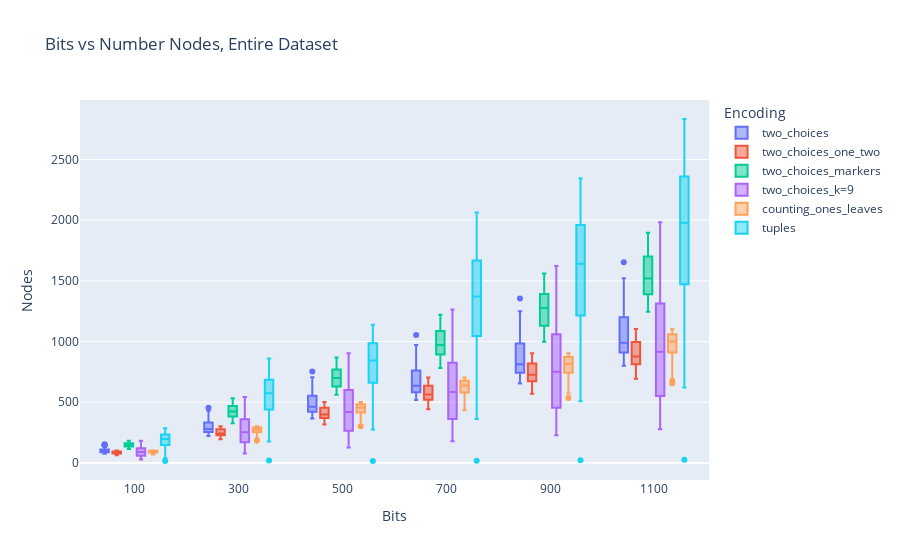
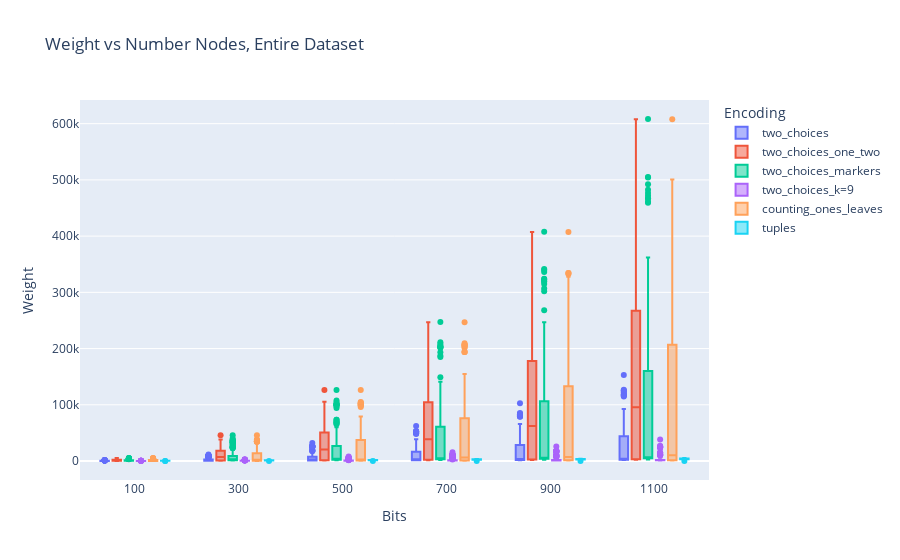
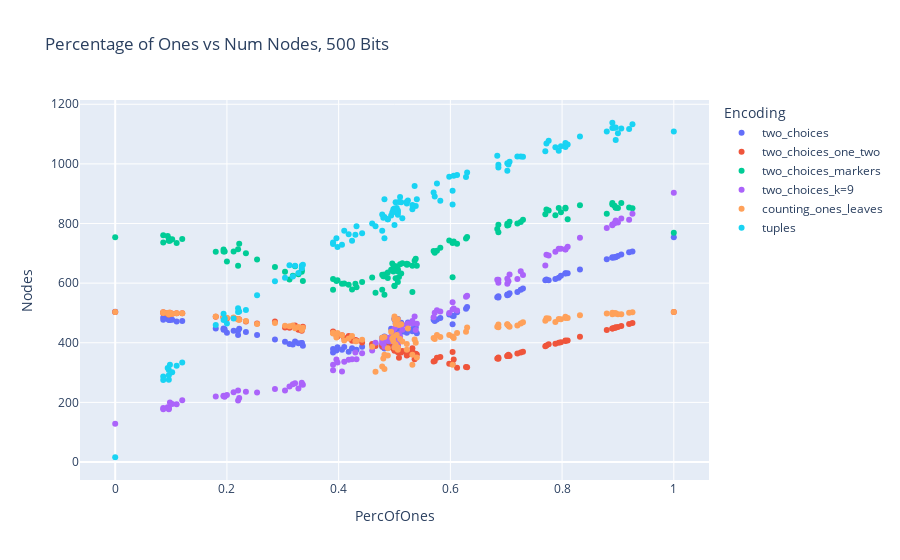
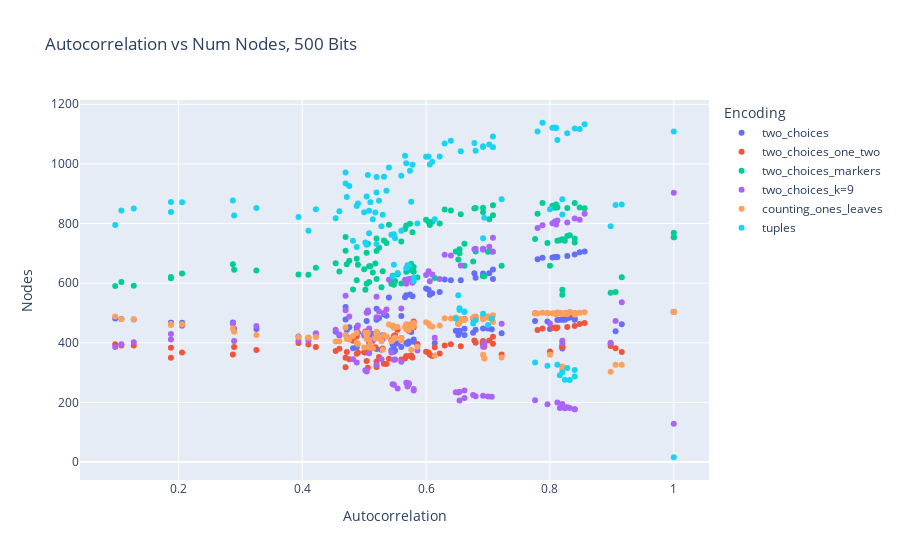

The cell these charts' notebook holds for them, in order:
### Markdown cell above
#### 4. Reports

### Code cell
fig = px.box(df, x="Bits", y="Nodes", color="Encoding", 
             title="Bits vs Number Nodes, Entire Dataset")
fig.show()

fig = px.box(df, x="Bits", y="Weight", color="Encoding", 
             title="Weight vs Number Nodes, Entire Dataset")
fig.show()

df_500 = df[df['Bits'] == 500] 
fig = px.scatter(df_500, x="PercOfOnes", y="Nodes", color="Encoding", 
             title="Percentage of Ones vs Num Nodes, 500 Bits")
fig.show()

fig = px.scatter(df_500, x="Autocorrelation", y="Nodes", color="Encoding", 
             title="Autocorrelation vs Num Nodes, 500 Bits")
fig.show()

### Figure 1 — Plotly figure (JSON) as saved in the notebook; plotly's stock layout.template omitted (floating-point values rounded to 4 significant figures; data arrays with more than 128 entries replaced by an {"elided": "..."} marker saying what was removed)
{"data": [{"alignmentgroup": "True", "hovertemplate": "Encoding=two_choices<br>Bits=%{x}<br>Nodes=%{y}<extra></extra>", "legendgroup": "two_choices", "marker": {"color": "#636efa"}, "name": "two_choices", "notched": false, "offsetgroup": "two_choices", "orientation": "v", "showlegend": true, "type": "box", "x": {"elided": "714 int values"}, "x0": " ", "xaxis": "x", "y": {"elided": "714 int values"}, "y0": " ", "yaxis": "y"}, {"alignmentgroup": "True", "hovertemplate": "Encoding=two_choices_one_two<br>Bits=%{x}<br>Nodes=%{y}<extra></extra>", "legendgroup": "two_choices_one_two", "marker": {"color": "#EF553B"}, "name": "two_choices_one_two", "notched": false, "offsetgroup": "two_choices_one_two", "orientation": "v", "showlegend": true, "type": "box", "x": {"elided": "714 int values"}, "x0": " ", "xaxis": "x", "y": {"elided": "714 int values"}, "y0": " ", "yaxis": "y"}, {"alignmentgroup": "True", "hovertemplate": "Encoding=two_choices_markers<br>Bits=%{x}<br>Nodes=%{y}<extra></extra>", "legendgroup": "two_choices_markers", "marker": {"color": "#00cc96"}, "name": "two_choices_markers", "notched": false, "offsetgroup": "two_choices_markers", "orientation": "v", "showlegend": true, "type": "box", "x": {"elided": "714 int values"}, "x0": " ", "xaxis": "x", "y": {"elided": "714 int values"}, "y0": " ", "yaxis": "y"}, {"alignmentgroup": "True", "hovertemplate": "Encoding=two_choices_k=9<br>Bits=%{x}<br>Nodes=%{y}<extra></extra>", "legendgroup": "two_choices_k=9", "marker": {"color": "#ab63fa"}, "name": "two_choices_k=9", "notched": false, "offsetgroup": "two_choices_k=9", "orientation": "v", "showlegend": true, "type": "box", "x": {"elided": "714 int values"}, "x0": " ", "xaxis": "x", "y": {"elided": "714 int values"}, "y0": " ", "yaxis": "y"}, {"alignmentgroup": "True", "hovertemplate": "Encoding=counting_ones_leaves<br>Bits=%{x}<br>Nodes=%{y}<extra></extra>", "legendgroup": "counting_ones_leaves", "marker": {"color": "#FFA15A"}, "name": "counting_ones_leaves", "notched": false, "offsetgroup": "counting_ones_leaves", "orientation": "v", "showlegend": true, "type": "box", "x": {"elided": "714 int values"}, "x0": " ", "xaxis": "x", "y": {"elided": "714 int values"}, "y0": " ", "yaxis": "y"}, {"alignmentgroup": "True", "hovertemplate": "Encoding=tuples<br>Bits=%{x}<br>Nodes=%{y}<extra></extra>", "legendgroup": "tuples", "marker": {"color": "#19d3f3"}, "name": "tuples", "notched": false, "offsetgroup": "tuples", "orientation": "v", "showlegend": true, "type": "box", "x": {"elided": "714 int values"}, "x0": " ", "xaxis": "x", "y": {"elided": "714 int values"}, "y0": " ", "yaxis": "y"}], "layout": {"boxmode": "group", "legend": {"title": {"text": "Encoding"}, "tracegroupgap": 0}, "title": {"text": "Bits vs Number Nodes, Entire Dataset"}, "xaxis": {"anchor": "y", "domain": [0, 1], "title": {"text": "Bits"}}, "yaxis": {"anchor": "x", "domain": [0, 1], "title": {"text": "Nodes"}}}}

### Figure 2 — Plotly figure (JSON) as saved in the notebook; plotly's stock layout.template omitted (floating-point values rounded to 4 significant figures; data arrays with more than 128 entries replaced by an {"elided": "..."} marker saying what was removed)
{"data": [{"alignmentgroup": "True", "hovertemplate": "Encoding=two_choices<br>Bits=%{x}<br>Weight=%{y}<extra></extra>", "legendgroup": "two_choices", "marker": {"color": "#636efa"}, "name": "two_choices", "notched": false, "offsetgroup": "two_choices", "orientation": "v", "showlegend": true, "type": "box", "x": {"elided": "714 int values"}, "x0": " ", "xaxis": "x", "y": {"elided": "714 int values"}, "y0": " ", "yaxis": "y"}, {"alignmentgroup": "True", "hovertemplate": "Encoding=two_choices_one_two<br>Bits=%{x}<br>Weight=%{y}<extra></extra>", "legendgroup": "two_choices_one_two", "marker": {"color": "#EF553B"}, "name": "two_choices_one_two", "notched": false, "offsetgroup": "two_choices_one_two", "orientation": "v", "showlegend": true, "type": "box", "x": {"elided": "714 int values"}, "x0": " ", "xaxis": "x", "y": {"elided": "714 int values"}, "y0": " ", "yaxis": "y"}, {"alignmentgroup": "True", "hovertemplate": "Encoding=two_choices_markers<br>Bits=%{x}<br>Weight=%{y}<extra></extra>", "legendgroup": "two_choices_markers", "marker": {"color": "#00cc96"}, "name": "two_choices_markers", "notched": false, "offsetgroup": "two_choices_markers", "orientation": "v", "showlegend": true, "type": "box", "x": {"elided": "714 int values"}, "x0": " ", "xaxis": "x", "y": {"elided": "714 int values"}, "y0": " ", "yaxis": "y"}, {"alignmentgroup": "True", "hovertemplate": "Encoding=two_choices_k=9<br>Bits=%{x}<br>Weight=%{y}<extra></extra>", "legendgroup": "two_choices_k=9", "marker": {"color": "#ab63fa"}, "name": "two_choices_k=9", "notched": false, "offsetgroup": "two_choices_k=9", "orientation": "v", "showlegend": true, "type": "box", "x": {"elided": "714 int values"}, "x0": " ", "xaxis": "x", "y": {"elided": "714 int values"}, "y0": " ", "yaxis": "y"}, {"alignmentgroup": "True", "hovertemplate": "Encoding=counting_ones_leaves<br>Bits=%{x}<br>Weight=%{y}<extra></extra>", "legendgroup": "counting_ones_leaves", "marker": {"color": "#FFA15A"}, "name": "counting_ones_leaves", "notched": false, "offsetgroup": "counting_ones_leaves", "orientation": "v", "showlegend": true, "type": "box", "x": {"elided": "714 int values"}, "x0": " ", "xaxis": "x", "y": {"elided": "714 int values"}, "y0": " ", "yaxis": "y"}, {"alignmentgroup": "True", "hovertemplate": "Encoding=tuples<br>Bits=%{x}<br>Weight=%{y}<extra></extra>", "legendgroup": "tuples", "marker": {"color": "#19d3f3"}, "name": "tuples", "notched": false, "offsetgroup": "tuples", "orientation": "v", "showlegend": true, "type": "box", "x": {"elided": "714 int values"}, "x0": " ", "xaxis": "x", "y": {"elided": "714 int values"}, "y0": " ", "yaxis": "y"}], "layout": {"boxmode": "group", "legend": {"title": {"text": "Encoding"}, "tracegroupgap": 0}, "title": {"text": "Weight vs Number Nodes, Entire Dataset"}, "xaxis": {"anchor": "y", "domain": [0, 1], "title": {"text": "Bits"}}, "yaxis": {"anchor": "x", "domain": [0, 1], "title": {"text": "Weight"}}}}

### Figure 3 — Plotly figure (JSON) as saved in the notebook; plotly's stock layout.template omitted (floating-point values rounded to 4 significant figures)
{"data": [{"hovertemplate": "Encoding=two_choices<br>PercOfOnes=%{x}<br>Nodes=%{y}<extra></extra>", "legendgroup": "two_choices", "marker": {"color": "#636efa", "symbol": "circle"}, "mode": "markers", "name": "two_choices", "orientation": "v", "showlegend": true, "type": "scatter", "x": [0.096, 0.094, 0.096, 0.11, 0.098, 0.086, 0.096, 0.102, 0.12, 0.086, 0.234, 0.22, 0.212, 0.22, 0.18, 0.194, 0.194, 0.2, 0.222, 0.196, 0.322, 0.312, 0.334, 0.336, 0.334, 0.304, 0.254, 0.286, 0.318, 0.328, 0.396, 0.39, 0.39, 0.398, 0.406, 0.43, 0.432, 0.41, 0.424, 0.418, 0.506, 0.522, 0.51, 0.514, 0.502, 0.536, 0.488, 0.498, 0.506, 0.442, 0.572, 0.612, 0.604, 0.606, 0.598, 0.582, 0.63, 0.576, 0.628, 0.57, 0.726, 0.686, 0.72, 0.704, 0.686, 0.706, 0.73, 0.702, 0.702, 0.684, 0.806, 0.806, 0.772, 0.788, 0.794, 0.776, 0.798, 0.81, 0.832, 0.77, 0.89, 0.926, 0.906, 0.88, 0.9, 0.896, 0.92, 0.896, 0.89, 0.894, 0, 1, 0.5, 0.5, 0.506, 0.512, 0.502, 0.508, 0.494, 0.524, 0.504, 0.498, 0.482, 0.478, 0.5, 0.496, 0.538, 0.522, 0.46, 0.488, 0.54, 0.482, 0.48, 0.532, 0.478, 0.482, 0.532, 0.466, 0.604], "xaxis": "x", "y": [480, 482, 477, 471, 476, 485, 477, 477, 473, 477, 436, 426, 440, 440, 448, 444, 448, 434, 447, 445, 404, 396, 399, 390, 399, 403, 426, 411, 394, 398, 374, 367, 379, 385, 377, 375, 377, 386, 382, 370, 429, 434, 443, 437, 432, 452, 411, 424, 426, 387, 473, 502, 491, 490, 495, 483, 520, 478, 514, 477, 578, 556, 570, 561, 552, 566, 582, 562, 559, 553, 632, 633, 612, 614, 618, 610, 625, 633, 646, 610, 687, 706, 696, 680, 691, 688, 704, 688, 685, 686, 504, 754, 481, 478, 480, 467, 467, 467, 447, 468, 446, 428, 421, 417, 421, 431, 452, 436, 393, 399, 432, 398, 399, 446, 387, 381, 439, 397, 462], "yaxis": "y"}, {"hovertemplate": "Encoding=two_choices_one_two<br>PercOfOnes=%{x}<br>Nodes=%{y}<extra></extra>", "legendgroup": "two_choices_one_two", "marker": {"color": "#EF553B", "symbol": "circle"}, "mode": "markers", "name": "two_choices_one_two", "orientation": "v", "showlegend": true, "type": "scatter", "x": [0.096, 0.094, 0.096, 0.11, 0.098, 0.086, 0.096, 0.102, 0.12, 0.086, 0.234, 0.22, 0.212, 0.22, 0.18, 0.194, 0.194, 0.2, 0.222, 0.196, 0.322, 0.312, 0.334, 0.336, 0.334, 0.304, 0.254, 0.286, 0.318, 0.328, 0.396, 0.39, 0.39, 0.398, 0.406, 0.43, 0.432, 0.41, 0.424, 0.418, 0.506, 0.522, 0.51, 0.514, 0.502, 0.536, 0.488, 0.498, 0.506, 0.442, 0.572, 0.612, 0.604, 0.606, 0.598, 0.582, 0.63, 0.576, 0.628, 0.57, 0.726, 0.686, 0.72, 0.704, 0.686, 0.706, 0.73, 0.702, 0.702, 0.684, 0.806, 0.806, 0.772, 0.788, 0.794, 0.776, 0.798, 0.81, 0.832, 0.77, 0.89, 0.926, 0.906, 0.88, 0.9, 0.896, 0.92, 0.896, 0.89, 0.894, 0, 1, 0.5, 0.5, 0.506, 0.512, 0.502, 0.508, 0.494, 0.524, 0.504, 0.498, 0.482, 0.478, 0.5, 0.496, 0.538, 0.522, 0.46, 0.488, 0.54, 0.482, 0.48, 0.532, 0.478, 0.482, 0.532, 0.466, 0.604], "xaxis": "x", "y": [495, 499, 500, 499, 501, 502, 499, 497, 499, 500, 471, 480, 483, 480, 487, 487, 485, 481, 478, 483, 458, 450, 440, 454, 449, 451, 465, 471, 456, 444, 425, 438, 434, 421, 425, 409, 408, 416, 407, 423, 368, 367, 369, 372, 381, 345, 383, 380, 381, 401, 339, 316, 329, 344, 330, 352, 318, 350, 319, 337, 367, 351, 364, 360, 346, 356, 370, 356, 356, 347, 406, 408, 391, 397, 400, 395, 402, 408, 420, 388, 448, 466, 456, 443, 453, 451, 463, 451, 448, 450, 503, 503, 395, 391, 391, 367, 383, 350, 386, 361, 376, 386, 399, 394, 373, 385, 363, 357, 396, 385, 361, 395, 387, 371, 390, 386, 382, 389, 369], "yaxis": "y"}, {"hovertemplate": "Encoding=two_choices_markers<br>PercOfOnes=%{x}<br>Nodes=%{y}<extra></extra>", "legendgroup": "two_choices_markers", "marker": {"color": "#00cc96", "symbol": "circle"}, "mode": "markers", "name": "two_choices_markers", "orientation": "v", "showlegend": true, "type": "scatter", "x": [0.096, 0.094, 0.096, 0.11, 0.098, 0.086, 0.096, 0.102, 0.12, 0.086, 0.234, 0.22, 0.212, 0.22, 0.18, 0.194, 0.194, 0.2, 0.222, 0.196, 0.322, 0.312, 0.334, 0.336, 0.334, 0.304, 0.254, 0.286, 0.318, 0.328, 0.396, 0.39, 0.39, 0.398, 0.406, 0.43, 0.432, 0.41, 0.424, 0.418, 0.506, 0.522, 0.51, 0.514, 0.502, 0.536, 0.488, 0.498, 0.506, 0.442, 0.572, 0.612, 0.604, 0.606, 0.598, 0.582, 0.63, 0.576, 0.628, 0.57, 0.726, 0.686, 0.72, 0.704, 0.686, 0.706, 0.73, 0.702, 0.702, 0.684, 0.806, 0.806, 0.772, 0.788, 0.794, 0.776, 0.798, 0.81, 0.832, 0.77, 0.89, 0.926, 0.906, 0.88, 0.9, 0.896, 0.92, 0.896, 0.89, 0.894, 0, 1, 0.5, 0.5, 0.506, 0.512, 0.502, 0.508, 0.494, 0.524, 0.504, 0.498, 0.482, 0.478, 0.5, 0.496, 0.538, 0.522, 0.46, 0.488, 0.54, 0.482, 0.48, 0.532, 0.478, 0.482, 0.532, 0.466, 0.604], "xaxis": "x", "y": [750, 758, 744, 735, 742, 761, 742, 747, 748, 736, 700, 658, 706, 714, 705, 706, 713, 673, 732, 706, 657, 612, 643, 607, 638, 638, 679, 654, 625, 630, 607, 578, 614, 610, 598, 598, 586, 599, 579, 595, 647, 662, 663, 667, 657, 675, 636, 639, 640, 604, 702, 732, 735, 740, 743, 719, 755, 709, 750, 708, 805, 771, 800, 795, 796, 806, 813, 799, 793, 782, 853, 850, 847, 828, 852, 844, 838, 814, 861, 831, 864, 851, 869, 833, 852, 853, 854, 854, 869, 860, 754, 769, 590, 591, 604, 632, 616, 621, 645, 663, 642, 652, 629, 628, 657, 666, 682, 665, 619, 617, 658, 623, 623, 658, 578, 561, 570, 568, 620], "yaxis": "y"}, {"hovertemplate": "Encoding=two_choices_k=9<br>PercOfOnes=%{x}<br>Nodes=%{y}<extra></extra>", "legendgroup": "two_choices_k=9", "marker": {"color": "#ab63fa", "symbol": "circle"}, "mode": "markers", "name": "two_choices_k=9", "orientation": "v", "showlegend": true, "type": "scatter", "x": [0.096, 0.094, 0.096, 0.11, 0.098, 0.086, 0.096, 0.102, 0.12, 0.086, 0.234, 0.22, 0.212, 0.22, 0.18, 0.194, 0.194, 0.2, 0.222, 0.196, 0.322, 0.312, 0.334, 0.336, 0.334, 0.304, 0.254, 0.286, 0.318, 0.328, 0.396, 0.39, 0.39, 0.398, 0.406, 0.43, 0.432, 0.41, 0.424, 0.418, 0.506, 0.522, 0.51, 0.514, 0.502, 0.536, 0.488, 0.498, 0.506, 0.442, 0.572, 0.612, 0.604, 0.606, 0.598, 0.582, 0.63, 0.576, 0.628, 0.57, 0.726, 0.686, 0.72, 0.704, 0.686, 0.706, 0.73, 0.702, 0.702, 0.684, 0.806, 0.806, 0.772, 0.788, 0.794, 0.776, 0.798, 0.81, 0.832, 0.77, 0.89, 0.926, 0.906, 0.88, 0.9, 0.896, 0.92, 0.896, 0.89, 0.894, 0, 1, 0.5, 0.5, 0.506, 0.512, 0.502, 0.508, 0.494, 0.524, 0.504, 0.498, 0.482, 0.478, 0.5, 0.496, 0.538, 0.522, 0.46, 0.488, 0.54, 0.482, 0.48, 0.532, 0.478, 0.482, 0.532, 0.466, 0.604], "xaxis": "x", "y": [177, 184, 181, 194, 200, 181, 180, 195, 207, 177, 236, 240, 234, 206, 220, 221, 222, 225, 215, 219, 264, 253, 261, 259, 266, 240, 233, 245, 261, 247, 344, 308, 326, 334, 304, 367, 345, 336, 345, 343, 424, 458, 420, 444, 413, 488, 406, 428, 413, 365, 501, 508, 512, 515, 500, 505, 558, 509, 554, 486, 640, 601, 614, 606, 611, 629, 627, 615, 598, 611, 713, 714, 695, 705, 715, 693, 715, 722, 752, 659, 797, 833, 817, 785, 803, 807, 813, 810, 794, 801, 128, 903, 386, 402, 395, 457, 411, 429, 406, 465, 456, 432, 408, 408, 448, 429, 443, 461, 374, 417, 464, 387, 399, 465, 399, 407, 473, 400, 536], "yaxis": "y"}, {"hovertemplate": "Encoding=counting_ones_leaves<br>PercOfOnes=%{x}<br>Nodes=%{y}<extra></extra>", "legendgroup": "counting_ones_leaves", "marker": {"color": "#FFA15A", "symbol": "circle"}, "mode": "markers", "name": "counting_ones_leaves", "orientation": "v", "showlegend": true, "type": "scatter", "x": [0.096, 0.094, 0.096, 0.11, 0.098, 0.086, 0.096, 0.102, 0.12, 0.086, 0.234, 0.22, 0.212, 0.22, 0.18, 0.194, 0.194, 0.2, 0.222, 0.196, 0.322, 0.312, 0.334, 0.336, 0.334, 0.304, 0.254, 0.286, 0.318, 0.328, 0.396, 0.39, 0.39, 0.398, 0.406, 0.43, 0.432, 0.41, 0.424, 0.418, 0.506, 0.522, 0.51, 0.514, 0.502, 0.536, 0.488, 0.498, 0.506, 0.442, 0.572, 0.612, 0.604, 0.606, 0.598, 0.582, 0.63, 0.576, 0.628, 0.57, 0.726, 0.686, 0.72, 0.704, 0.686, 0.706, 0.73, 0.702, 0.702, 0.684, 0.806, 0.806, 0.772, 0.788, 0.794, 0.776, 0.798, 0.81, 0.832, 0.77, 0.89, 0.926, 0.906, 0.88, 0.9, 0.896, 0.92, 0.896, 0.89, 0.894, 0, 1, 0.5, 0.5, 0.506, 0.512, 0.502, 0.508, 0.494, 0.524, 0.504, 0.498, 0.482, 0.478, 0.5, 0.496, 0.538, 0.522, 0.46, 0.488, 0.54, 0.482, 0.48, 0.532, 0.478, 0.482, 0.532, 0.466, 0.604], "xaxis": "x", "y": [495, 499, 501, 499, 501, 502, 499, 497, 499, 500, 473, 478, 485, 480, 488, 486, 485, 484, 477, 479, 449, 455, 443, 450, 445, 457, 463, 466, 458, 453, 418, 434, 431, 433, 425, 405, 405, 408, 423, 414, 384, 396, 413, 404, 394, 411, 382, 405, 377, 410, 413, 433, 421, 416, 426, 419, 451, 426, 437, 416, 465, 452, 458, 457, 461, 454, 469, 461, 462, 454, 483, 487, 482, 470, 480, 481, 479, 483, 492, 474, 496, 502, 496, 498, 496, 499, 501, 498, 501, 499, 503, 503, 488, 479, 479, 462, 463, 460, 437, 448, 426, 419, 419, 417, 384, 414, 400, 377, 387, 357, 351, 360, 347, 360, 320, 312, 326, 303, 326], "yaxis": "y"}, {"hovertemplate": "Encoding=tuples<br>PercOfOnes=%{x}<br>Nodes=%{y}<extra></extra>", "legendgroup": "tuples", "marker": {"color": "#19d3f3", "symbol": "circle"}, "mode": "markers", "name": "tuples", "orientation": "v", "showlegend": true, "type": "scatter", "x": [0.096, 0.094, 0.096, 0.11, 0.098, 0.086, 0.096, 0.102, 0.12, 0.086, 0.234, 0.22, 0.212, 0.22, 0.18, 0.194, 0.194, 0.2, 0.222, 0.196, 0.322, 0.312, 0.334, 0.336, 0.334, 0.304, 0.254, 0.286, 0.318, 0.328, 0.396, 0.39, 0.39, 0.398, 0.406, 0.43, 0.432, 0.41, 0.424, 0.418, 0.506, 0.522, 0.51, 0.514, 0.502, 0.536, 0.488, 0.498, 0.506, 0.442, 0.572, 0.612, 0.604, 0.606, 0.598, 0.582, 0.63, 0.576, 0.628, 0.57, 0.726, 0.686, 0.72, 0.704, 0.686, 0.706, 0.73, 0.702, 0.702, 0.684, 0.806, 0.806, 0.772, 0.788, 0.794, 0.776, 0.798, 0.81, 0.832, 0.77, 0.89, 0.926, 0.906, 0.88, 0.9, 0.896, 0.92, 0.896, 0.89, 0.894, 0, 1, 0.5, 0.5, 0.506, 0.512, 0.502, 0.508, 0.494, 0.524, 0.504, 0.498, 0.482, 0.478, 0.5, 0.496, 0.538, 0.522, 0.46, 0.488, 0.54, 0.482, 0.48, 0.532, 0.478, 0.482, 0.532, 0.466, 0.604], "xaxis": "x", "y": [309, 315, 291, 323, 326, 275, 276, 301, 334, 287, 510, 503, 481, 516, 460, 476, 497, 465, 505, 481, 658, 660, 658, 662, 650, 618, 559, 606, 622, 634, 751, 736, 731, 721, 729, 762, 791, 776, 742, 764, 838, 867, 889, 818, 871, 926, 814, 841, 829, 767, 891, 963, 910, 960, 957, 876, 971, 934, 956, 904, 1025, 997, 1025, 998, 988, 1007, 1024, 977, 1002, 1027, 1057, 1070, 1068, 1056, 1044, 1078, 1059, 1065, 1092, 1042, 1120, 1133, 1119, 1109, 1103, 1122, 1117, 1080, 1138, 1121, 16, 1109, 795, 850, 844, 871, 839, 872, 827, 877, 852, 848, 822, 776, 843, 837, 859, 873, 800, 814, 881, 751, 819, 848, 830, 881, 862, 791, 864], "yaxis": "y"}], "layout": {"legend": {"title": {"text": "Encoding"}, "tracegroupgap": 0}, "title": {"text": "Percentage of Ones vs Num Nodes, 500 Bits"}, "xaxis": {"anchor": "y", "domain": [0, 1], "title": {"text": "PercOfOnes"}}, "yaxis": {"anchor": "x", "domain": [0, 1], "title": {"text": "Nodes"}}}}

### Figure 4 — Plotly figure (JSON) as saved in the notebook; plotly's stock layout.template omitted (floating-point values rounded to 4 significant figures)
{"data": [{"hovertemplate": "Encoding=two_choices<br>Autocorrelation=%{x}<br>Nodes=%{y}<extra></extra>", "legendgroup": "two_choices", "marker": {"color": "#636efa", "symbol": "circle"}, "mode": "markers", "name": "two_choices", "orientation": "v", "showlegend": true, "type": "scatter", "x": [0.84, 0.828, 0.816, 0.796, 0.812, 0.832, 0.824, 0.82, 0.776, 0.84, 0.654, 0.662, 0.648, 0.654, 0.7, 0.68, 0.692, 0.676, 0.662, 0.706, 0.572, 0.57, 0.572, 0.548, 0.568, 0.58, 0.652, 0.58, 0.546, 0.554, 0.55, 0.502, 0.52, 0.488, 0.504, 0.544, 0.528, 0.56, 0.482, 0.548, 0.5, 0.49, 0.472, 0.454, 0.51, 0.476, 0.514, 0.46, 0.53, 0.508, 0.504, 0.506, 0.536, 0.56, 0.532, 0.524, 0.47, 0.47, 0.52, 0.52, 0.604, 0.578, 0.622, 0.606, 0.54, 0.61, 0.6, 0.574, 0.568, 0.566, 0.692, 0.678, 0.63, 0.708, 0.68, 0.64, 0.692, 0.702, 0.708, 0.656, 0.81, 0.856, 0.84, 0.78, 0.828, 0.808, 0.848, 0.812, 0.788, 0.804, 1, 1, 0.098, 0.128, 0.108, 0.206, 0.188, 0.188, 0.29, 0.288, 0.326, 0.422, 0.394, 0.41, 0.508, 0.518, 0.488, 0.576, 0.586, 0.614, 0.722, 0.692, 0.694, 0.8, 0.82, 0.82, 0.906, 0.898, 0.916], "xaxis": "x", "y": [480, 482, 477, 471, 476, 485, 477, 477, 473, 477, 436, 426, 440, 440, 448, 444, 448, 434, 447, 445, 404, 396, 399, 390, 399, 403, 426, 411, 394, 398, 374, 367, 379, 385, 377, 375, 377, 386, 382, 370, 429, 434, 443, 437, 432, 452, 411, 424, 426, 387, 473, 502, 491, 490, 495, 483, 520, 478, 514, 477, 578, 556, 570, 561, 552, 566, 582, 562, 559, 553, 632, 633, 612, 614, 618, 610, 625, 633, 646, 610, 687, 706, 696, 680, 691, 688, 704, 688, 685, 686, 504, 754, 481, 478, 480, 467, 467, 467, 447, 468, 446, 428, 421, 417, 421, 431, 452, 436, 393, 399, 432, 398, 399, 446, 387, 381, 439, 397, 462], "yaxis": "y"}, {"hovertemplate": "Encoding=two_choices_one_two<br>Autocorrelation=%{x}<br>Nodes=%{y}<extra></extra>", "legendgroup": "two_choices_one_two", "marker": {"color": "#EF553B", "symbol": "circle"}, "mode": "markers", "name": "two_choices_one_two", "orientation": "v", "showlegend": true, "type": "scatter", "x": [0.84, 0.828, 0.816, 0.796, 0.812, 0.832, 0.824, 0.82, 0.776, 0.84, 0.654, 0.662, 0.648, 0.654, 0.7, 0.68, 0.692, 0.676, 0.662, 0.706, 0.572, 0.57, 0.572, 0.548, 0.568, 0.58, 0.652, 0.58, 0.546, 0.554, 0.55, 0.502, 0.52, 0.488, 0.504, 0.544, 0.528, 0.56, 0.482, 0.548, 0.5, 0.49, 0.472, 0.454, 0.51, 0.476, 0.514, 0.46, 0.53, 0.508, 0.504, 0.506, 0.536, 0.56, 0.532, 0.524, 0.47, 0.47, 0.52, 0.52, 0.604, 0.578, 0.622, 0.606, 0.54, 0.61, 0.6, 0.574, 0.568, 0.566, 0.692, 0.678, 0.63, 0.708, 0.68, 0.64, 0.692, 0.702, 0.708, 0.656, 0.81, 0.856, 0.84, 0.78, 0.828, 0.808, 0.848, 0.812, 0.788, 0.804, 1, 1, 0.098, 0.128, 0.108, 0.206, 0.188, 0.188, 0.29, 0.288, 0.326, 0.422, 0.394, 0.41, 0.508, 0.518, 0.488, 0.576, 0.586, 0.614, 0.722, 0.692, 0.694, 0.8, 0.82, 0.82, 0.906, 0.898, 0.916], "xaxis": "x", "y": [495, 499, 500, 499, 501, 502, 499, 497, 499, 500, 471, 480, 483, 480, 487, 487, 485, 481, 478, 483, 458, 450, 440, 454, 449, 451, 465, 471, 456, 444, 425, 438, 434, 421, 425, 409, 408, 416, 407, 423, 368, 367, 369, 372, 381, 345, 383, 380, 381, 401, 339, 316, 329, 344, 330, 352, 318, 350, 319, 337, 367, 351, 364, 360, 346, 356, 370, 356, 356, 347, 406, 408, 391, 397, 400, 395, 402, 408, 420, 388, 448, 466, 456, 443, 453, 451, 463, 451, 448, 450, 503, 503, 395, 391, 391, 367, 383, 350, 386, 361, 376, 386, 399, 394, 373, 385, 363, 357, 396, 385, 361, 395, 387, 371, 390, 386, 382, 389, 369], "yaxis": "y"}, {"hovertemplate": "Encoding=two_choices_markers<br>Autocorrelation=%{x}<br>Nodes=%{y}<extra></extra>", "legendgroup": "two_choices_markers", "marker": {"color": "#00cc96", "symbol": "circle"}, "mode": "markers", "name": "two_choices_markers", "orientation": "v", "showlegend": true, "type": "scatter", "x": [0.84, 0.828, 0.816, 0.796, 0.812, 0.832, 0.824, 0.82, 0.776, 0.84, 0.654, 0.662, 0.648, 0.654, 0.7, 0.68, 0.692, 0.676, 0.662, 0.706, 0.572, 0.57, 0.572, 0.548, 0.568, 0.58, 0.652, 0.58, 0.546, 0.554, 0.55, 0.502, 0.52, 0.488, 0.504, 0.544, 0.528, 0.56, 0.482, 0.548, 0.5, 0.49, 0.472, 0.454, 0.51, 0.476, 0.514, 0.46, 0.53, 0.508, 0.504, 0.506, 0.536, 0.56, 0.532, 0.524, 0.47, 0.47, 0.52, 0.52, 0.604, 0.578, 0.622, 0.606, 0.54, 0.61, 0.6, 0.574, 0.568, 0.566, 0.692, 0.678, 0.63, 0.708, 0.68, 0.64, 0.692, 0.702, 0.708, 0.656, 0.81, 0.856, 0.84, 0.78, 0.828, 0.808, 0.848, 0.812, 0.788, 0.804, 1, 1, 0.098, 0.128, 0.108, 0.206, 0.188, 0.188, 0.29, 0.288, 0.326, 0.422, 0.394, 0.41, 0.508, 0.518, 0.488, 0.576, 0.586, 0.614, 0.722, 0.692, 0.694, 0.8, 0.82, 0.82, 0.906, 0.898, 0.916], "xaxis": "x", "y": [750, 758, 744, 735, 742, 761, 742, 747, 748, 736, 700, 658, 706, 714, 705, 706, 713, 673, 732, 706, 657, 612, 643, 607, 638, 638, 679, 654, 625, 630, 607, 578, 614, 610, 598, 598, 586, 599, 579, 595, 647, 662, 663, 667, 657, 675, 636, 639, 640, 604, 702, 732, 735, 740, 743, 719, 755, 709, 750, 708, 805, 771, 800, 795, 796, 806, 813, 799, 793, 782, 853, 850, 847, 828, 852, 844, 838, 814, 861, 831, 864, 851, 869, 833, 852, 853, 854, 854, 869, 860, 754, 769, 590, 591, 604, 632, 616, 621, 645, 663, 642, 652, 629, 628, 657, 666, 682, 665, 619, 617, 658, 623, 623, 658, 578, 561, 570, 568, 620], "yaxis": "y"}, {"hovertemplate": "Encoding=two_choices_k=9<br>Autocorrelation=%{x}<br>Nodes=%{y}<extra></extra>", "legendgroup": "two_choices_k=9", "marker": {"color": "#ab63fa", "symbol": "circle"}, "mode": "markers", "name": "two_choices_k=9", "orientation": "v", "showlegend": true, "type": "scatter", "x": [0.84, 0.828, 0.816, 0.796, 0.812, 0.832, 0.824, 0.82, 0.776, 0.84, 0.654, 0.662, 0.648, 0.654, 0.7, 0.68, 0.692, 0.676, 0.662, 0.706, 0.572, 0.57, 0.572, 0.548, 0.568, 0.58, 0.652, 0.58, 0.546, 0.554, 0.55, 0.502, 0.52, 0.488, 0.504, 0.544, 0.528, 0.56, 0.482, 0.548, 0.5, 0.49, 0.472, 0.454, 0.51, 0.476, 0.514, 0.46, 0.53, 0.508, 0.504, 0.506, 0.536, 0.56, 0.532, 0.524, 0.47, 0.47, 0.52, 0.52, 0.604, 0.578, 0.622, 0.606, 0.54, 0.61, 0.6, 0.574, 0.568, 0.566, 0.692, 0.678, 0.63, 0.708, 0.68, 0.64, 0.692, 0.702, 0.708, 0.656, 0.81, 0.856, 0.84, 0.78, 0.828, 0.808, 0.848, 0.812, 0.788, 0.804, 1, 1, 0.098, 0.128, 0.108, 0.206, 0.188, 0.188, 0.29, 0.288, 0.326, 0.422, 0.394, 0.41, 0.508, 0.518, 0.488, 0.576, 0.586, 0.614, 0.722, 0.692, 0.694, 0.8, 0.82, 0.82, 0.906, 0.898, 0.916], "xaxis": "x", "y": [177, 184, 181, 194, 200, 181, 180, 195, 207, 177, 236, 240, 234, 206, 220, 221, 222, 225, 215, 219, 264, 253, 261, 259, 266, 240, 233, 245, 261, 247, 344, 308, 326, 334, 304, 367, 345, 336, 345, 343, 424, 458, 420, 444, 413, 488, 406, 428, 413, 365, 501, 508, 512, 515, 500, 505, 558, 509, 554, 486, 640, 601, 614, 606, 611, 629, 627, 615, 598, 611, 713, 714, 695, 705, 715, 693, 715, 722, 752, 659, 797, 833, 817, 785, 803, 807, 813, 810, 794, 801, 128, 903, 386, 402, 395, 457, 411, 429, 406, 465, 456, 432, 408, 408, 448, 429, 443, 461, 374, 417, 464, 387, 399, 465, 399, 407, 473, 400, 536], "yaxis": "y"}, {"hovertemplate": "Encoding=counting_ones_leaves<br>Autocorrelation=%{x}<br>Nodes=%{y}<extra></extra>", "legendgroup": "counting_ones_leaves", "marker": {"color": "#FFA15A", "symbol": "circle"}, "mode": "markers", "name": "counting_ones_leaves", "orientation": "v", "showlegend": true, "type": "scatter", "x": [0.84, 0.828, 0.816, 0.796, 0.812, 0.832, 0.824, 0.82, 0.776, 0.84, 0.654, 0.662, 0.648, 0.654, 0.7, 0.68, 0.692, 0.676, 0.662, 0.706, 0.572, 0.57, 0.572, 0.548, 0.568, 0.58, 0.652, 0.58, 0.546, 0.554, 0.55, 0.502, 0.52, 0.488, 0.504, 0.544, 0.528, 0.56, 0.482, 0.548, 0.5, 0.49, 0.472, 0.454, 0.51, 0.476, 0.514, 0.46, 0.53, 0.508, 0.504, 0.506, 0.536, 0.56, 0.532, 0.524, 0.47, 0.47, 0.52, 0.52, 0.604, 0.578, 0.622, 0.606, 0.54, 0.61, 0.6, 0.574, 0.568, 0.566, 0.692, 0.678, 0.63, 0.708, 0.68, 0.64, 0.692, 0.702, 0.708, 0.656, 0.81, 0.856, 0.84, 0.78, 0.828, 0.808, 0.848, 0.812, 0.788, 0.804, 1, 1, 0.098, 0.128, 0.108, 0.206, 0.188, 0.188, 0.29, 0.288, 0.326, 0.422, 0.394, 0.41, 0.508, 0.518, 0.488, 0.576, 0.586, 0.614, 0.722, 0.692, 0.694, 0.8, 0.82, 0.82, 0.906, 0.898, 0.916], "xaxis": "x", "y": [495, 499, 501, 499, 501, 502, 499, 497, 499, 500, 473, 478, 485, 480, 488, 486, 485, 484, 477, 479, 449, 455, 443, 450, 445, 457, 463, 466, 458, 453, 418, 434, 431, 433, 425, 405, 405, 408, 423, 414, 384, 396, 413, 404, 394, 411, 382, 405, 377, 410, 413, 433, 421, 416, 426, 419, 451, 426, 437, 416, 465, 452, 458, 457, 461, 454, 469, 461, 462, 454, 483, 487, 482, 470, 480, 481, 479, 483, 492, 474, 496, 502, 496, 498, 496, 499, 501, 498, 501, 499, 503, 503, 488, 479, 479, 462, 463, 460, 437, 448, 426, 419, 419, 417, 384, 414, 400, 377, 387, 357, 351, 360, 347, 360, 320, 312, 326, 303, 326], "yaxis": "y"}, {"hovertemplate": "Encoding=tuples<br>Autocorrelation=%{x}<br>Nodes=%{y}<extra></extra>", "legendgroup": "tuples", "marker": {"color": "#19d3f3", "symbol": "circle"}, "mode": "markers", "name": "tuples", "orientation": "v", "showlegend": true, "type": "scatter", "x": [0.84, 0.828, 0.816, 0.796, 0.812, 0.832, 0.824, 0.82, 0.776, 0.84, 0.654, 0.662, 0.648, 0.654, 0.7, 0.68, 0.692, 0.676, 0.662, 0.706, 0.572, 0.57, 0.572, 0.548, 0.568, 0.58, 0.652, 0.58, 0.546, 0.554, 0.55, 0.502, 0.52, 0.488, 0.504, 0.544, 0.528, 0.56, 0.482, 0.548, 0.5, 0.49, 0.472, 0.454, 0.51, 0.476, 0.514, 0.46, 0.53, 0.508, 0.504, 0.506, 0.536, 0.56, 0.532, 0.524, 0.47, 0.47, 0.52, 0.52, 0.604, 0.578, 0.622, 0.606, 0.54, 0.61, 0.6, 0.574, 0.568, 0.566, 0.692, 0.678, 0.63, 0.708, 0.68, 0.64, 0.692, 0.702, 0.708, 0.656, 0.81, 0.856, 0.84, 0.78, 0.828, 0.808, 0.848, 0.812, 0.788, 0.804, 1, 1, 0.098, 0.128, 0.108, 0.206, 0.188, 0.188, 0.29, 0.288, 0.326, 0.422, 0.394, 0.41, 0.508, 0.518, 0.488, 0.576, 0.586, 0.614, 0.722, 0.692, 0.694, 0.8, 0.82, 0.82, 0.906, 0.898, 0.916], "xaxis": "x", "y": [309, 315, 291, 323, 326, 275, 276, 301, 334, 287, 510, 503, 481, 516, 460, 476, 497, 465, 505, 481, 658, 660, 658, 662, 650, 618, 559, 606, 622, 634, 751, 736, 731, 721, 729, 762, 791, 776, 742, 764, 838, 867, 889, 818, 871, 926, 814, 841, 829, 767, 891, 963, 910, 960, 957, 876, 971, 934, 956, 904, 1025, 997, 1025, 998, 988, 1007, 1024, 977, 1002, 1027, 1057, 1070, 1068, 1056, 1044, 1078, 1059, 1065, 1092, 1042, 1120, 1133, 1119, 1109, 1103, 1122, 1117, 1080, 1138, 1121, 16, 1109, 795, 850, 844, 871, 839, 872, 827, 877, 852, 848, 822, 776, 843, 837, 859, 873, 800, 814, 881, 751, 819, 848, 830, 881, 862, 791, 864], "yaxis": "y"}], "layout": {"legend": {"title": {"text": "Encoding"}, "tracegroupgap": 0}, "title": {"text": "Autocorrelation vs Num Nodes, 500 Bits"}, "xaxis": {"anchor": "y", "domain": [0, 1], "title": {"text": "Autocorrelation"}}, "yaxis": {"anchor": "x", "domain": [0, 1], "title": {"text": "Nodes"}}}}
